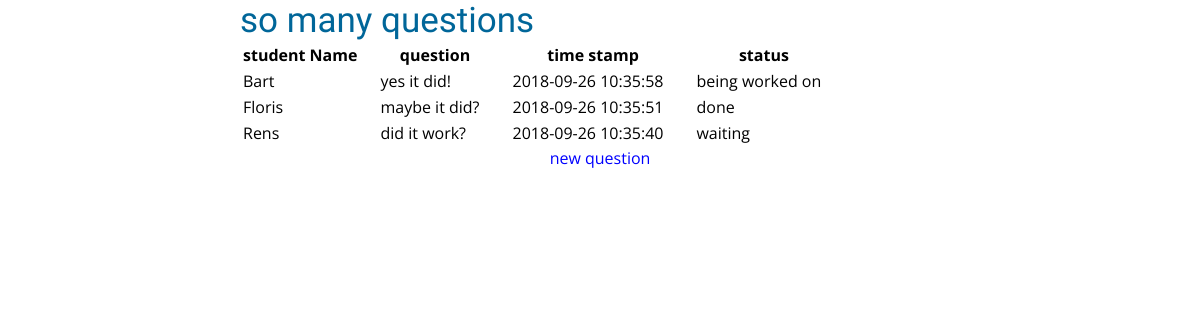
The page / on the database its author committed.
### tables this page shows
CREATE TABLE IF NOT EXISTS `questions` (
	`question_id` int(11) NOT NULL,
	`student_id` int(11) NOT NULL,
	`question_text` varchar(60) NOT NULL,
	`time_stamp` datetime DEFAULT CURRENT_TIMESTAMP ON UPDATE CURRENT_TIMESTAMP,
	`progress_id` int(11) NOT NULL
);

CREATE TABLE IF NOT EXISTS `students` (
	`student_id` int(11) NOT NULL,
	`student_name` varchar(60) NOT NULL,
	`student_password` varchar(60) NOT NULL
);

CREATE TABLE IF NOT EXISTS `progress` (
	`progress_id` int(11) NOT NULL,
	`status` varchar(255) DEFAULT NULL
);

### core/core.php (called while the page is built, shortened)
<?php
function render($filename, $data = null)
{
	require(ROOT . 'view/templates/header.php');
	require(ROOT . 'view/' . $filename . '.php');
	require(ROOT . 'view/templates/footer.php');
}

### controller/webappController.php (called while the page is built)
<?php
require(ROOT . "model/webappModel.php");
function index()
{
	$allQuestions = generateQuestions();
	render("webapp/index", array(
		'questions' => $allQuestions)
	);
}

### public/index.php (called while the page is built, shortened)
<?php
require(ROOT . "core/route.php");
require(ROOT . "core/core.php");
route();

### model/webappModel.php (called while the page is built, shortened)
<?php
function generateQuestions()
{
	$db = openDatabaseConnection();
	$sql = "SELECT * FROM `questions`
		JOIN `students` ON `questions`.`student_id` = `students`.`student_id`
		JOIN `progress` ON `questions`.`progress_id` = `progress`.`progress_id`
		ORDER BY `questions`.`time_stamp` DESC";
	$query = $db->prepare($sql);
	$query->execute();
	return $query->fetchAll();
}

### view/webapp/index.php (the view)
<h2>so many questions</h2>
	<table id="myTable">
		<thead>
			<tr>
				<th colspan="1" onclick="sortTable(0)">student Name</th>
				<th colspan="3" onclick="sortTable(1)">question</th>
				<th colspan="2" onclick="sortTable(2)">time stamp</th>
				<th colspan="1">status</th>
			</tr>
		</thead>
		<tbody>
<?php
foreach ($questions as $question) {
?>
			<tr>
				<td><?= $question["student_name"] ?></td>
				<td colspan="3"><?= $question["question_text"] ?></td>
				<td colspan="2"><?= $question["time_stamp"] ?></td>
				<td><?= $question["status"] ?></td>
			</tr>
<?php
}
?>
		</tbody>
	</table>
	<p><a href="<?= URL ?>webapp/create">new question</a></p>

### core/route.php (shortened to what this page needs)
<?php
function route()
{
	$url = splitUrl();
	if (!$url['controller']) {
		call_user_func('index');
	} else {
		require(ROOT . 'controller/ErrorController.php');
		call_user_func('error_404');
	}
}

### view/templates/header.php (shortened to what this page needs)
<!DOCTYPE html>
<html>
<head>
	<link rel="stylesheet" href="<?= URL ?>public/css/main.css">
</head>
<body>

### view/templates/footer.php
</body>
</html>

### public/css/main.css (style rules this page uses)
body { margin: 0 auto; width: 60%; }
body { font-family: Open Sans, Verdana, sans-serif; font-size: 12pt; }
h2 { font-family: Open Sans Condensed, sans-serif; font-weight: normal; font-size: 35px; color: #069; margin-bottom: 0; }
h2 { margin: 0; }
h2 ~ p { margin: 0; position: relative; top: -40px; left: 50px; }
p:last-of-type { position: static; }
a { color: black; text-decoration: none; }
p:last-of-type a { color: blue; display: block; text-align: center; margin-bottom: 20px; }
td { padding-right: 30px; }
th { padding-right: 20px; }

### rows shown on the page
questions: student.student_name "Bart", question_text "yes it did!", time_stamp "2018-09-26 10:35:58", progress.status "being worked on"
questions: student.student_name "Floris", question_text "maybe it did?", time_stamp "2018-09-26 10:35:51", progress.status "done"
questions: student.student_name "Rens", question_text "did it work?", time_stamp "2018-09-26 10:35:40", progress.status "waiting"
